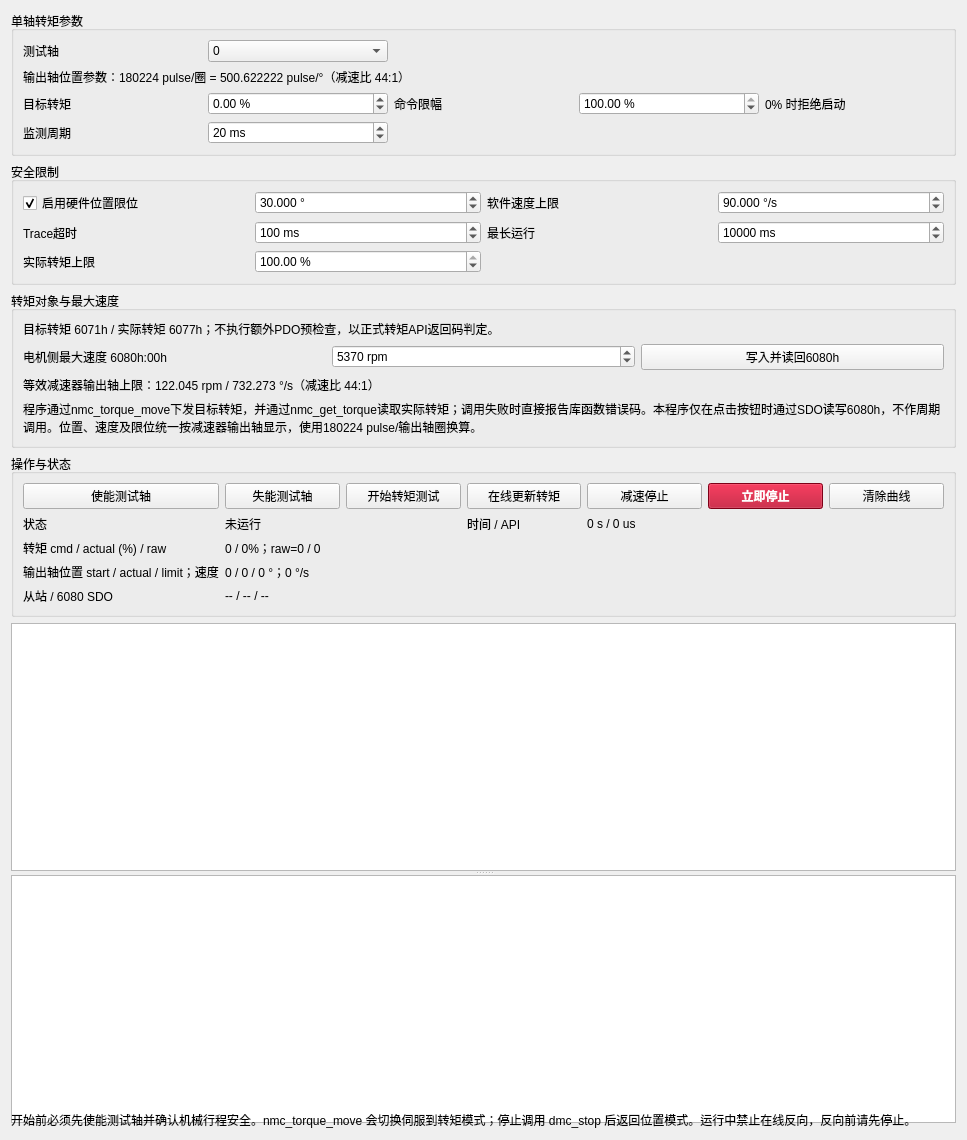
           <widget class="QWidget" name="torqueTestScrollContent">
            <property name="geometry">
             <rect>
              <x>0</x>
              <y>0</y>
              <width>967</width>
              <height>1082</height>
             </rect>
            </property>
            <layout class="QVBoxLayout" name="torqueTestContentLayout">
             <item>
              <widget class="QGroupBox" name="torqueParameterGroup">
               <property name="title">
                <string>单轴转矩参数</string>
               </property>
               <layout class="QGridLayout" name="torqueParameterLayout">
                <item row="0" column="0">
                 <widget class="QLabel" name="torqueAxisLabel">
                  <property name="text">
                   <string>测试轴</string>
                  </property>
                 </widget>
                </item>
                <item row="0" column="1">
                 <widget class="QComboBox" name="torqueAxisCombo">
                  <item>
                   <property name="text">
                    <string>0</string>
                   </property>
                  </item>
                  <item>
                   <property name="text">
                    <string>1</string>
                   </property>
                  </item>
                  <item>
                   <property name="text">
                    <string>2</string>
                   </property>
                  </item>
                  <item>
                   <property name="text">
                    <string>3</string>
                   </property>
                  </item>
                  <item>
                   <property name="text">
                    <string>4</string>
                   </property>
                  </item>
                  <item>
                   <property name="text">
                    <string>5</string>
                   </property>
                  </item>
                  <item>
                   <property name="text">
                    <string>6</string>
                   </property>
                  </item>
                  <item>
                   <property name="text">
                    <string>7</string>
                   </property>
                  </item>
                 </widget>
                </item>
                <item row="1" column="0" colspan="5">
                 <widget class="QLabel" name="torqueMotorParameterSummaryLabel">
                  <property name="text">
                   <string>输出轴位置参数：180224 pulse/圈 = 500.622222 pulse/°（减速比 44:1）</string>
                  </property>
                  <property name="wordWrap">
                   <bool>true</bool>
                  </property>
                 </widget>
                </item>
                <item row="2" column="0">
                 <widget class="QLabel" name="torqueTargetLabel">
                  <property name="toolTip">
                   <string>CiA402额定转矩百分比；正负号决定转矩方向，100%对应原始值1000。</string>
                  </property>
                  <property name="text">
                   <string>目标转矩</string>
                  </property>
                 </widget>
                </item>
                <item row="2" column="1">
                 <widget class="QDoubleSpinBox" name="torqueTargetSpin">
                  <property name="toolTip">
                   <string>下发值按raw=百分比×10换算；例如10%对应raw=100，-10%对应raw=-100。</string>
                  </property>
                  <property name="suffix">
                   <string> %</string>
                  </property>
                  <property name="decimals">
                   <number>2</number>
                  </property>
                  <property name="minimum">
                   <double>-100.000000000000000</double>
                  </property>
                  <property name="maximum">
                   <double>100.000000000000000</double>
                  </property>
                  <property name="value">
                   <double>0.000000000000000</double>
                  </property>
                 </widget>
                </item>
                <item row="2" column="2">
                 <widget class="QLabel" name="torqueCommandLimitLabel">
                  <property name="toolTip">
                   <string>目标转矩绝对值不得超过此百分比，同时不得超过100%。</string>
                  </property>
                  <property name="text">
                   <string>命令限幅</string>
                  </property>
                 </widget>
                </item>
                <item row="2" column="3">
                 <widget class="QDoubleSpinBox" name="torqueCommandLimitSpin">
                  <property name="toolTip">
                   <string>独立于实际转矩保护阈值；首次测试建议设置较小百分比。</string>
                  </property>
                  <property name="suffix">
                   <string> %</string>
                  </property>
                  <property name="decimals">
                   <number>2</number>
                  </property>
                  <property name="minimum">
                   <double>0.010000000000000</double>
                  </property>
                  <property name="maximum">
                   <double>100.000000000000000</double>
                  </property>
                  <property name="value">
                   <double>100.000000000000000</double>
                  </property>
                 </widget>
                </item>
                <item row="2" column="4">
                 <widget class="QLabel" name="torqueZeroHintLabel">
                  <property name="text">
                   <string>0% 时拒绝启动</string>
                  </property>
                 </widget>
                </item>
                <item row="3" column="0">
                 <widget class="QLabel" name="torqueMonitorPeriodLabel">
                  <property name="text">
                   <string>监测周期</string>
                  </property>
                 </widget>
                </item>
                <item row="3" column="1">
                 <widget class="QSpinBox" name="torqueMonitorPeriodSpin">
                  <property name="suffix">
                   <string> ms</string>
                  </property>
                  <property name="minimum">
                   <number>5</number>
                  </property>
                  <property name="maximum">
                   <number>1000</number>
                  </property>
                  <property name="value">
                   <number>20</number>
                  </property>
                 </widget>
                </item>
               </layout>
              </widget>
             </item>
             <item>
              <widget class="QGroupBox" name="torqueSafetyGroup">
               <property name="title">
                <string>安全限制</string>
               </property>
               <layout class="QGridLayout" name="torqueSafetyLayout">
                <item row="0" column="0">
                 <widget class="QCheckBox" name="torqueHardwareLimitCheck">
                  <property name="toolTip">
                   <string>启动时按转矩方向计算绝对位置限位并交给 nmc_torque_move；软件仍独立监测相对行程。</string>
                  </property>
                  <property name="text">
                   <string>启用硬件位置限位</string>
                  </property>
                  <property name="checked">
                   <bool>true</bool>
                  </property>
                 </widget>
                </item>
                <item row="0" column="1">
                 <widget class="QDoubleSpinBox" name="torqueTravelLimitSpin">
                  <property name="suffix">
                   <string> °</string>
                  </property>
                  <property name="decimals">
                   <number>3</number>
                  </property>
                  <property name="minimum">
                   <double>0.001000000000000</double>
                  </property>
                  <property name="maximum">
                   <double>1000000.000000000000000</double>
                  </property>
                  <property name="value">
                   <double>30.000000000000000</double>
                  </property>
                 </widget>
                </item>
                <item row="0" column="2">
                 <widget class="QLabel" name="torqueSpeedLimitLabel">
                  <property name="text">
                   <string>软件速度上限</string>
                  </property>
                 </widget>
                </item>
                <item row="0" column="3">
                 <widget class="QDoubleSpinBox" name="torqueSpeedLimitSpin">
                  <property name="suffix">
                   <string> °/s</string>
                  </property>
                  <property name="decimals">
                   <number>3</number>
                  </property>
                  <property name="minimum">
                   <double>0.001000000000000</double>
                  </property>
                  <property name="maximum">
                   <double>1000000.000000000000000</double>
                  </property>
                  <property name="value">
                   <double>90.000000000000000</double>
                  </property>
                 </widget>
                </item>
                <item row="1" column="0">
                 <widget class="QLabel" name="torqueTraceTimeoutLabel">
                  <property name="text">
                   <string>Trace超时</string>
                  </property>
                 </widget>
                </item>
                <item row="1" column="1">
                 <widget class="QSpinBox" name="torqueTraceTimeoutSpin">
                  <property name="suffix">
                   <string> ms</string>
                  </property>
                  <property name="minimum">
                   <number>20</number>
                  </property>
                  <property name="maximum">
                   <number>10000</number>
                  </property>
                  <property name="value">
                   <number>100</number>
                  </property>
                 </widget>
                </item>
                <item row="1" column="2">
                 <widget class="QLabel" name="torqueRunTimeoutLabel">
                  <property name="text">
                   <string>最长运行</string>
                  </property>
                 </widget>
                </item>
                <item row="1" column="3">
                 <widget class="QSpinBox" name="torqueRunTimeoutSpin">
                  <property name="suffix">
                   <string> ms</string>
                  </property>
                  <property name="minimum">
                   <number>100</number>
                  </property>
                  <property name="maximum">
                   <number>3600000</number>
                  </property>
                  <property name="value">
                   <number>10000</number>
                  </property>
                 </widget>
                </item>
                <item row="2" column="0">
                 <widget class="QLabel" name="torqueActualLimitLabel">
                  <property name="toolTip">
                   <string>nmc_get_torque返回值按实际百分比=raw/10换算，绝对值超限时立即停止。</string>
                  </property>
                  <property name="text">
                   <string>实际转矩上限</string>
                  </property>
                 </widget>
                </item>
                <item row="2" column="1">
                 <widget class="QDoubleSpinBox" name="torqueActualLimitSpin">
                  <property name="toolTip">
                   <string>独立于目标命令限幅的反馈保护阈值，范围0~100%；首次测试应按机构承载能力保守设置。</string>
                  </property>
                  <property name="suffix">
                   <string> %</string>
                  </property>
                  <property name="decimals">
                   <number>2</number>
                  </property>
                  <property name="minimum">
                   <double>0.010000000000000</double>
                  </property>
                  <property name="maximum">
                   <double>100.000000000000000</double>
                  </property>
                  <property name="value">
                   <double>100.000000000000000</double>
                  </property>
                 </widget>
                </item>
               </layout>
              </widget>
             </item>
             <item>
              <widget class="QGroupBox" name="torqueOdGroup">
               <property name="title">
                <string>转矩对象与最大速度</string>
               </property>
               <layout class="QGridLayout" name="torqueOdLayout">
                <item row="0" column="0" colspan="3">
                 <widget class="QLabel" name="torquePdoRequirementLabel">
                  <property name="text">
                   <string>目标转矩 6071h / 实际转矩 6077h；不执行额外PDO预检查，以正式转矩API返回码判定。</string>
                  </property>
                 </widget>
                </item>
                <item row="1" column="0">
                 <widget class="QLabel" name="torqueMaximumMotorSpeedLabel">
                  <property name="toolTip">
                   <string>6080h由驱动器直接作用于电机，必须填写电机侧转速，不能填写减速器输出轴转速或脉冲数。</string>
                  </property>
                  <property name="text">
                   <string>电机侧最大速度 6080h:00h</string>
                  </property>
                 </widget>
                </item>
                <item row="1" column="1">
                 <widget class="QSpinBox" name="torqueOd6080RawSpin">
                  <property name="toolTip">
                   <string>Diamond/CiA402对象6080h的电机侧最大速度，默认采用电机额定转速5370 rpm；写入前仍应核对驱动器对象字典单位。</string>
                  </property>
                  <property name="suffix">
                   <string> rpm</string>
                  </property>
                  <property name="minimum">
                   <number>1</number>
                  </property>
                  <property name="maximum">
                   <number>2147483647</number>
                  </property>
                  <property name="value">
                   <number>5370</number>
                  </property>
                 </widget>
                </item>
                <item row="1" column="2">
                 <widget class="QPushButton" name="torqueWriteOdButton">
                  <property name="toolTip">
                   <string>通过SDO写入6080h并立即读回；仅在无运动任务时执行，不会随转矩测试启动自动写入。</string>
                  </property>
                  <property name="text">
                   <string>写入并读回6080h</string>
                  </property>
                 </widget>
                </item>
                <item row="2" column="0" colspan="3">
                 <widget class="QLabel" name="torqueOutputSpeedEquivalentLabel">
                  <property name="text">
                   <string>等效减速器输出轴上限：122.045 rpm / 732.273 °/s（减速比 44:1）</string>
                  </property>
                 </widget>
                </item>
                <item row="3" column="0" colspan="3">
                 <widget class="QLabel" name="torqueOdHintLabel">
                  <property name="text">
                   <string>程序通过nmc_torque_move下发目标转矩，并通过nmc_get_torque读取实际转矩；调用失败时直接报告库函数错误码。本程序仅在点击按钮时通过SDO读写6080h，不作周期调用。位置、速度及限位统一按减速器输出轴显示，使用180224 pulse/输出轴圈换算。</string>
                  </property>
                  <property name="wordWrap">
                   <bool>true</bool>
                  </property>
                 </widget>
                </item>
               </layout>
              </widget>
             </item>
             <item>
              <widget class="QGroupBox" name="torqueOperationGroup">
               <property name="title">
                <string>操作与状态</string>
               </property>
               <layout class="QGridLayout" name="torqueOperationLayout">
                <item row="0" column="0">
                 <widget class="QPushButton" name="torqueEnableAxisButton">
                  <property name="text">
                   <string>使能测试轴</string>
                  </property>
                 </widget>
                </item>
                <item row="0" column="1">
                 <widget class="QPushButton" name="torqueDisableAxisButton">
                  <property name="text">
                   <string>失能测试轴</string>
                  </property>
                 </widget>
                </item>
                <item row="0" column="2">
                 <widget class="QPushButton" name="torqueStartButton">
                  <property name="text">
                   <string>开始转矩测试</string>
                  </property>
                 </widget>
                </item>
                <item row="0" column="3">
                 <widget class="QPushButton" name="torqueUpdateButton">
                  <property name="text">
                   <string>在线更新转矩</string>
                  </property>
                 </widget>
                </item>
                <item row="0" column="4">
                 <widget class="QPushButton" name="torqueStopButton">
                  <property name="text">
                   <string>减速停止</string>
                  </property>
                 </widget>
                </item>
                <item row="0" column="5">
                 <widget class="QPushButton" name="torqueEmergencyStopButton">
                  <property name="styleSheet">
                   <string notr="true">background-color:#b00020;color:white;font-weight:bold;</string>
                  </property>
                  <property name="text">
                   <string>立即停止</string>
                  </property>
                 </widget>
                </item>
                <item row="0" column="6">
                 <widget class="QPushButton" name="torqueClearCurvesButton">
                  <property name="text">
                   <string>清除曲线</string>
                  </property>
                 </widget>
                </item>
                <item row="1" column="0">
                 <widget class="QLabel" name="torqueStateLabel">
                  <property name="text">
                   <string>状态</string>
                  </property>
                 </widget>
                </item>
                <item row="1" column="1" colspan="2">
                 <widget class="QLabel" name="torqueStateValueLabel">
                  <property name="text">
                   <string>未运行</string>
                  </property>
                 </widget>
                </item>
                <item row="1" column="3">
                 <widget class="QLabel" name="torqueTimeLabel">
                  <property name="text">
                   <string>时间 / API</string>
                  </property>
                 </widget>
                </item>
                <item row="1" column="4" colspan="3">
                 <widget class="QLabel" name="torqueTimeValueLabel">
                  <property name="text">
                   <string>0 s / 0 us</string>
                  </property>
                 </widget>
                </item>
                <item row="2" column="0">
                 <widget class="QLabel" name="torqueValueLabel">
                  <property name="text">
                   <string>转矩 cmd / actual (%) / raw</string>
                  </property>
                 </widget>
                </item>
                <item row="2" column="1" colspan="6">
                 <widget class="QLabel" name="torqueValueValueLabel">
                  <property name="text">
                   <string>0 / 0%；raw=0 / 0</string>
                  </property>
                 </widget>
                </item>
                <item row="3" column="0">
                 <widget class="QLabel" name="torqueMotionLabel">
                  <property name="text">
                   <string>输出轴位置 start / actual / limit；速度</string>
                  </property>
                 </widget>
                </item>
                <item row="3" column="1" colspan="6">
                 <widget class="QLabel" name="torqueMotionValueLabel">
                  <property name="text">
                   <string>0 / 0 / 0 °；0 °/s</string>
                  </property>
                 </widget>
                </item>
                <item row="4" column="0">
                 <widget class="QLabel" name="torqueOdStatusLabel">
                  <property name="text">
                   <string>从站 / 6080 SDO</string>
                  </property>
                 </widget>
                </item>
                <item row="4" column="1" colspan="6">
                 <widget class="QLabel" name="torqueOdStatusValueLabel">
                  <property name="text">
                   <string>-- / -- / --</string>
                  </property>
                 </widget>
                </item>
               </layout>
              </widget>
             </item>
             <item>
              <widget class="QSplitter" name="torqueChartSplitter">
               <property name="minimumSize">
                <size>
                 <width>0</width>
                 <height>500</height>
                </size>
               </property>
               <property name="orientation">
                <enum>Qt::Orientation::Vertical</enum>
               </property>
               <property name="childrenCollapsible">
                <bool>false</bool>
               </property>
               <widget class="ZoomableChartView" name="torqueValueChartView">
                <property name="minimumSize">
                 <size>
                  <width>0</width>
                  <height>240</height>
                 </size>
                </property>
                <property name="toolTip">
                 <string>滚轮缩放，按住左键拖动，双击恢复自动量程。</string>
                </property>
               </widget>
               <widget class="ZoomableChartView" name="torqueMotionChartView">
                <property name="minimumSize">
                 <size>
                  <width>0</width>
                  <height>240</height>
                 </size>
                </property>
                <property name="toolTip">
                 <string>滚轮缩放，按住左键拖动，双击恢复自动量程。</string>
                </property>
               </widget>
              </widget>
             </item>
             <item>
              <widget class="QLabel" name="torqueTestHintLabel">
               <property name="text">
                <string>开始前必须先使能测试轴并确认机械行程安全。nmc_torque_move 会切换伺服到转矩模式；停止调用 dmc_stop 后返回位置模式。运行中禁止在线反向，反向前请先停止。</string>
               </property>
               <property name="wordWrap">
                <bool>true</bool>
               </property>
              </widget>
             </item>
            </layout>
           </widget>
